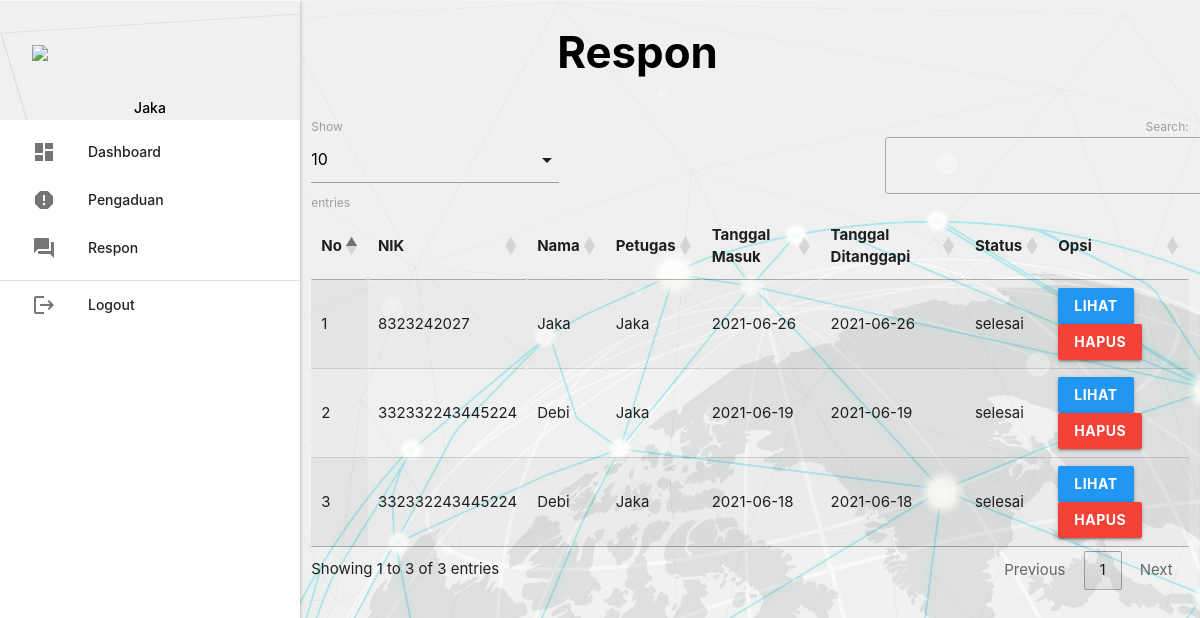
The app's page /petugas/index.php?p=respon (signed in) with its own data.
### tables this page shows
CREATE TABLE `pengaduan` (
  `id_pengaduan` int(5) NOT NULL,
  `tgl_pengaduan` varchar(20) NOT NULL,
  `nik` varchar(16) NOT NULL,
  `isi_laporan` text NOT NULL,
  `foto` varchar(255) NOT NULL,
  `status` enum('proses','selesai') NOT NULL
);

CREATE TABLE `masyarakat` (
  `nik` varchar(16) NOT NULL,
  `nama` varchar(35) NOT NULL,
  `username` varchar(25) NOT NULL,
  `password` varchar(255) NOT NULL,
  `telp` varchar(13) NOT NULL
);

CREATE TABLE `petugas` (
  `id_petugas` int(5) NOT NULL,
  `nama_petugas` varchar(30) NOT NULL,
  `username` varchar(30) NOT NULL,
  `password` varchar(255) NOT NULL,
  `telp_petugas` varchar(13) NOT NULL,
  `level` enum('admin','petugas') NOT NULL
);

CREATE TABLE `tanggapan` (
  `id_tanggapan` int(5) NOT NULL,
  `id_pengaduan` int(5) NOT NULL,
  `tgl_tanggapan` varchar(20) NOT NULL,
  `tanggapan` text NOT NULL,
  `id_petugas` int(5) NOT NULL
);

### petugas/respon.php (the view, shortened to what this page needs)
       <div class="row">
         <div class="col s12 m9">
           <h3 class="black-text" style="text-align:center"><b>Respon</h3></b>
         </div>
       </div>
       <table id="example" class="display responsive-table" style="width:100%">
         <thead>
             <tr>
			<th>No</th>
			<th>NIK</th>
			<th>Nama</th>
			<th>Petugas</th>
			<th>Tanggal Masuk</th>
			<th>Tanggal Ditanggapi</th>
			<th>Status</th>
			<th>Opsi</th>
             </tr>
         </thead>
         <tbody>
<?php
	$no=1;
	$query = mysqli_query($koneksi,"SELECT * FROM pengaduan INNER JOIN masyarakat ON pengaduan.nik=masyarakat.nik INNER JOIN tanggapan ON pengaduan.id_pengaduan=tanggapan.id_pengaduan INNER JOIN petugas ON tanggapan.id_petugas=petugas.id_petugas WHERE tanggapan.id_petugas='".$_SESSION['data']['id_petugas']."' ORDER BY tanggapan.id_pengaduan DESC");
	while ($r=mysqli_fetch_assoc($query)) { ?>
	<tr>
		<td><?php echo $no++; ?></td>
		<td><?php echo $r['nik']; ?></td>
		<td><?php echo $r['nama']; ?></td>
		<td><?php echo $r['nama_petugas']; ?></td>
		<td><?php echo $r['tgl_pengaduan']; ?></td>
		<td><?php echo $r['tgl_tanggapan']; ?></td>
		<td><?php echo $r['status']; ?></td>
		<td><a class="btn blue modal-trigger" href="#more?id_tanggapan=<?php echo $r['id_tanggapan'] ?>"><b>Lihat</a></b> <a class="btn red" onclick="return confirm('Anda Yakin Ingin Menghapus Ya/Tidak')" href="index.php?p=tanggapan_hapus&id_tanggapan=<?php echo $r['id_tanggapan'] ?>"><b>Hapus</a></td></b>
	</tr>
           <?php  }
            ?>
         </tbody>
       </table>

### records on screen
pengaduan: masyarakat.nik "8323242027", masyarakat.nama "Jaka", petugas.nama_petugas "Jaka", tgl_pengaduan "2021-06-26", tanggapan.tgl_tanggapan "2021-06-26", status "selesai"
pengaduan: masyarakat.nik "332332243445224", masyarakat.nama "Debi", petugas.nama_petugas "Jaka", tgl_pengaduan "2021-06-19", tanggapan.tgl_tanggapan "2021-06-19", status "selesai"
pengaduan: masyarakat.nik "332332243445224", masyarakat.nama "Debi", petugas.nama_petugas "Jaka", tgl_pengaduan "2021-06-18", tanggapan.tgl_tanggapan "2021-06-18", status "selesai"

### other values on screen
$_SESSION['data']['nama_petugas'] "Jaka"
